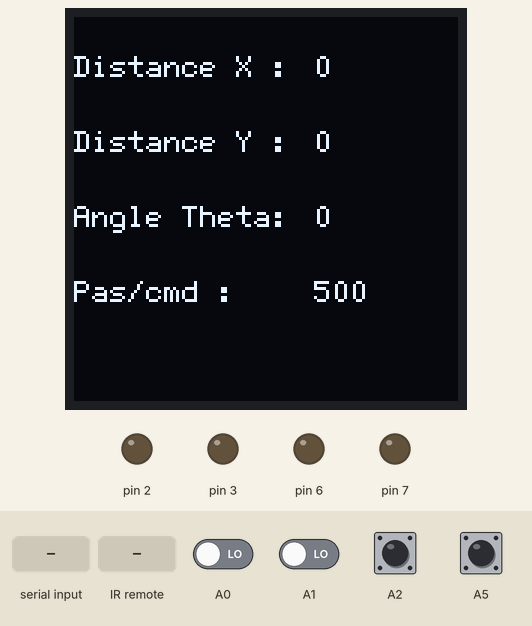
Simulated run of this sketch. Board: Arduino Uno, built with avr-gcc and run on an emulated ATmega328P. On the bench: 128×128 one-colour display, output pins drawn as LEDs (lit = HIGH). Inputs (shaded band) come from the test bench; at power-on: A2, A5 HIGH, A0, A1 LOW. What the sketch prints to the serial monitor is not drawn.

Above: at 1.3 s.
1.4 s: "RESET\n" received over Serial
At 1.52 s:
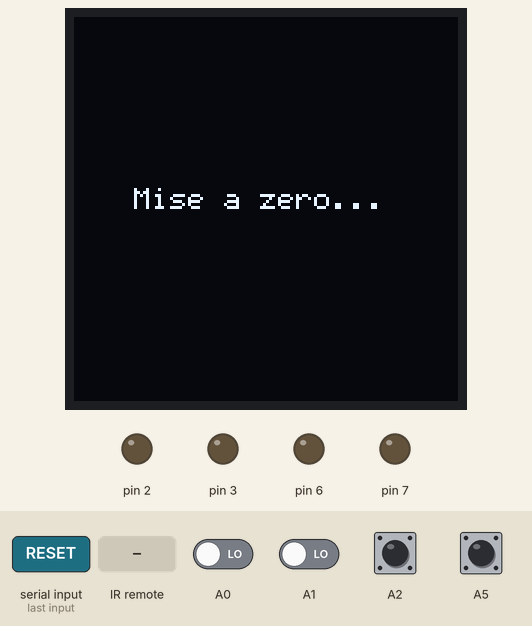
3.0 s: infrared code 0xBC43FF00 received
At 3.6 s:
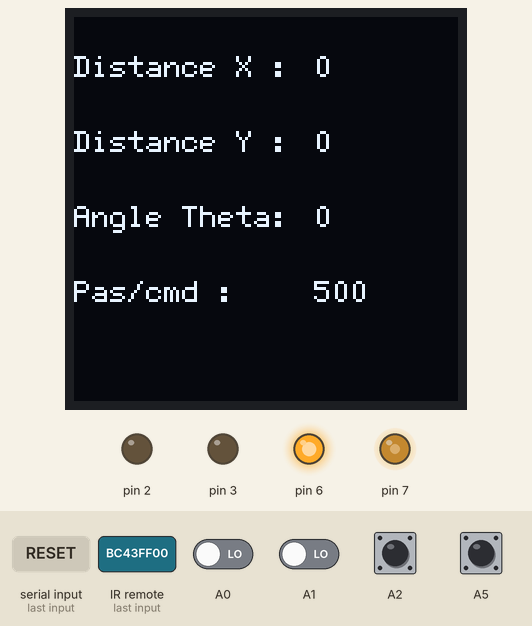
5.2 s: infrared code 0xF30CFF00 received
At 7.7 s:
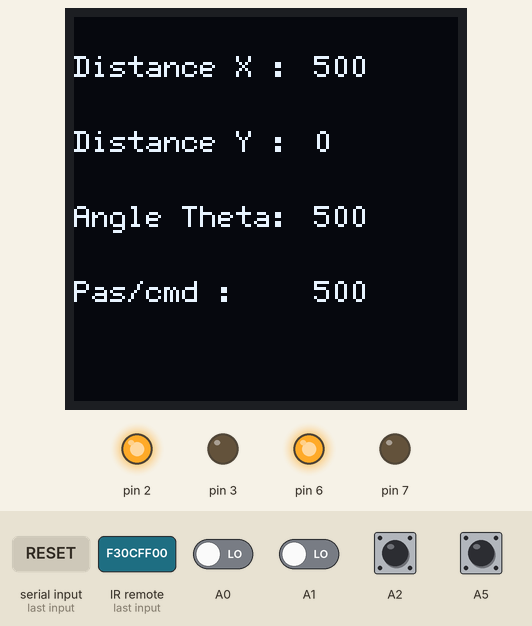
7.9 s: "XP\n" received over Serial
At 10.1 s:
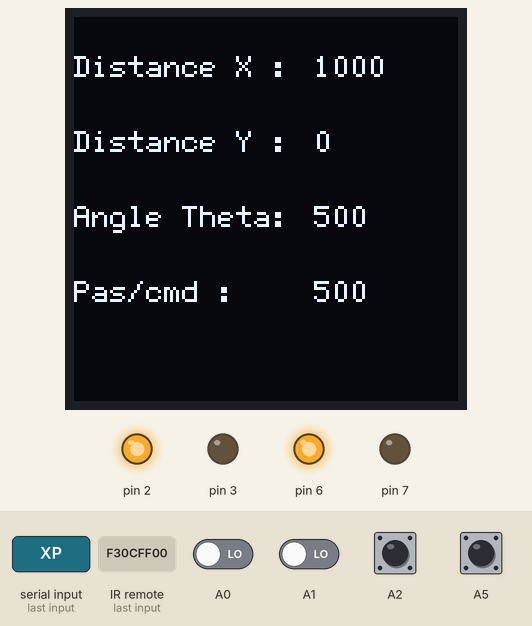
10.5 s: infrared code 0xBB44FF00 received
At 11.5 s:
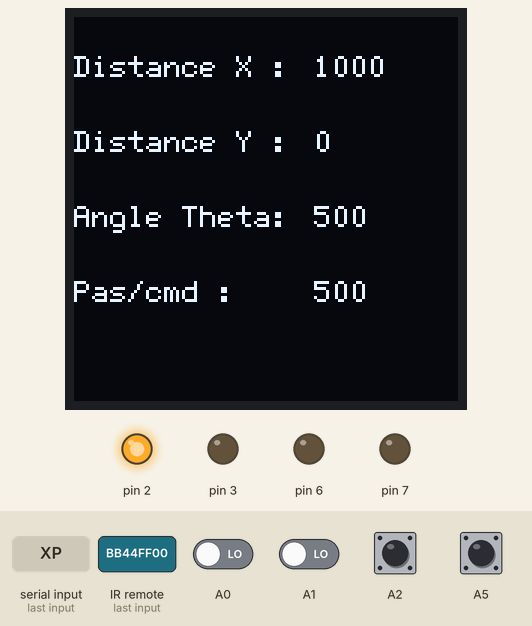
12.0 s: "TP\n" received over Serial
At 13.1 s:
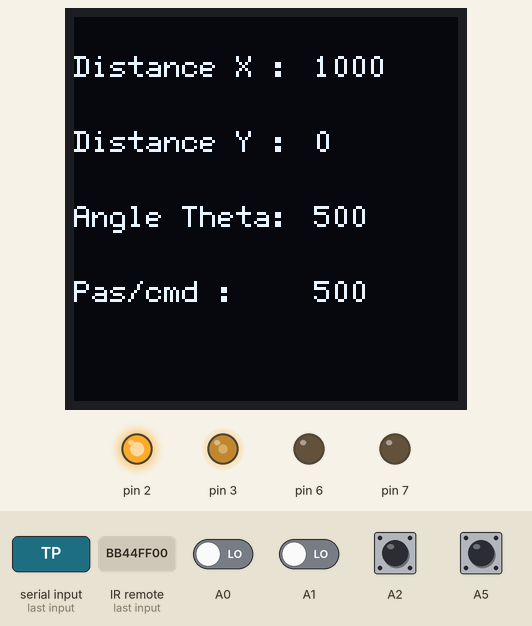
Timing chart, 0 to 15.2 s (numbered marks = the images above; inputs shaded):
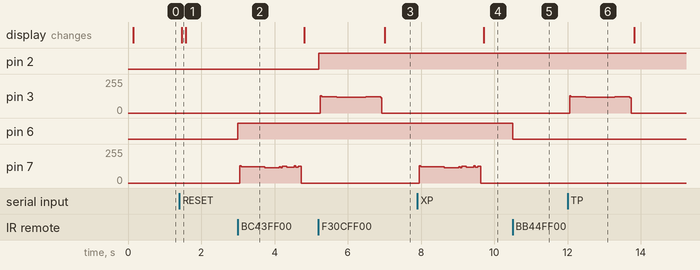

Measured:
- after the input at 1.4 s, the display: changes after 0.06 s (image 1)
- after the input at 3.0 s, pin 6: LOW → HIGH at once
- after the input at 5.2 s, pin 2: LOW → HIGH at once; pin 3: 0/255 → 123/255 after 0.05 s, → 117/255 0.44 s later, → 123/255 0.80 s later, → 0/255 0.40 s later; the display: changes after 1.8 s (image 3)
- after the input at 7.9 s, the display: changes after 1.8 s (image 4)
- after the input at 10.5 s, pin 6: HIGH → LOW at once
- after the input at 12.0 s, pin 3: 0/255 → 123/255 after 0.05 s, → 117/255 0.44 s later, → 123/255 0.80 s later, → 0/255 0.40 s later

The sketch:

PlateformeXYT.ino
```cpp
#include "PlateformeXYT.h"

U8G2_SSD1327_WS_128X128_F_HW_I2C u8g2(U8G2_R0, U8X8_PIN_NONE);

PlateformeXYT plateforme(7, 6, 14, 15, 3, 2, A1, A2, A0, A3, A4, A5, 11, &u8g2);

void setup() {
  plateforme.begin();
}

void loop() {
  plateforme.telecommandeIR();
  plateforme.gererSerial();
}
```

PlateformeXYT.cpp
```cpp
#include "PlateformeXYT.h"
#include <IRremote.hpp>

// ============================================================
//  Constructeur
// ============================================================

PlateformeXYT::PlateformeXYT(int stepX, int dirX, int stepY, int dirY, int stepTheta, int dirTheta,
                              int xlim_m, int xlim_p, int ylim_m, int ylim_p, int tlim_m, int tlim_p,
                              int recvPin, U8G2_SSD1327_WS_128X128_F_HW_I2C* u8g2) {

  this->stepX = stepX;          this->dirX = dirX;
  this->stepY = stepY;          this->dirY = dirY;
  this->stepTheta = stepTheta;  this->dirTheta = dirTheta;

  this->xlim_m = xlim_m;        this->xlim_p = xlim_p;
  this->ylim_m = ylim_m;        this->ylim_p = ylim_p;
  this->tlim_m = tlim_m;        this->tlim_p = tlim_p;

  this->recvPin = recvPin;
  this->u8g2 = u8g2;

  posX = 0;
  posY = 0;
  posTheta = 0;
  longueurDep = 500;
}

// ============================================================
//  Initialisation
// ============================================================

void PlateformeXYT::begin() {
  Serial.begin(115200);

  // Moteurs
  pinMode(stepX, OUTPUT);
  pinMode(dirX, OUTPUT);
  pinMode(stepY, OUTPUT);
  pinMode(dirY, OUTPUT);
  pinMode(stepTheta, OUTPUT);
  pinMode(dirTheta, OUTPUT);

  // Fins de course
  pinMode(xlim_m, INPUT_PULLUP);
  pinMode(xlim_p, INPUT_PULLUP);
  pinMode(ylim_m, INPUT_PULLUP);
  pinMode(ylim_p, INPUT_PULLUP);
  pinMode(tlim_m, INPUT_PULLUP);
  pinMode(tlim_p, INPUT_PULLUP);

  // Écran OLED
  u8g2->setI2CAddress(0x3D * 2);
  u8g2->begin();
  ecranUpdate();

  // Télécommande IR
  IrReceiver.begin(recvPin, ENABLE_LED_FEEDBACK);
}

// ============================================================
//  timeSmoother — profil en cloche avec plateau ET sécurité
// ============================================================

int PlateformeXYT::timeSmoother(int maxDelay, int minDelay, int seuilPlateau, int totalSteps, int currentStep) {
  //Securite pour faibles valeurs
  if (totalSteps <= 100) {
    return maxDelay;
  }

  //Vitesse amortie
  float deltat = PI / (totalSteps + 1);
  float t = deltat * currentStep;
  int delayCalcule = maxDelay - (maxDelay - minDelay) * sin(t);

  //Plateau pour evider la non fluidite du mvt
  if (delayCalcule < seuilPlateau) {
    return seuilPlateau;
  }
  return delayCalcule;
}

// ============================================================
//  ecranUpdate — rafraîchit l'affichage OLED
// ============================================================

void PlateformeXYT::ecranUpdate() {
  u8g2->clearBuffer();
  u8g2->setFont(u8g2_font_6x12_tr);

  u8g2->drawStr(0, 20, "Distance X :");
  u8g2->setCursor(80, 20);
  u8g2->print(posX);

  u8g2->drawStr(0, 45, "Distance Y :");
  u8g2->setCursor(80, 45);
  u8g2->print(posY);

  u8g2->drawStr(0, 70, "Angle Theta:");
  u8g2->setCursor(80, 70);
  u8g2->print(posTheta);

  u8g2->drawStr(0, 95, "Pas/cmd :");
  u8g2->setCursor(80, 95);
  u8g2->print(longueurDep);

  u8g2->sendBuffer();
}

// ============================================================
//  moveMotor — déplace un moteur avec profil de vitesse amorti
//    stepPin   : broche STEP du driver
//    dirPin    : broche DIR du driver
//    limitPin  : fin de course à surveiller
//    direction : true = sens positif, false = sens négatif
// ============================================================

void PlateformeXYT::moveMotor(int stepPin, int dirPin, int limitPin, bool direction) {
  digitalWrite(dirPin, direction ? HIGH : LOW);

  int maxD, minD, seuil;

  if (longueurDep <= 100) {
    maxD = 2000;  minD = 2000;  seuil = 2000;
  } else if (longueurDep <= 300) {
    maxD = 2500;  minD = 1200;  seuil = 1000;
  } else {
    maxD = 3000;  minD = 800;   seuil = 800;
  }

  for (int x = 0; x < longueurDep; x++) {

     // ── Arrêt immédiat si la butée est touchée ──────────────
    if (digitalRead(limitPin) == LOW) {
      return;
    }
    // ── courbe cloche inverse de la vitesse ─────────────────
    // maxD = max courbe cloche inversee
    // seuil = fonction lineaire du plateau
    // minD = min courbe cloche inversee
    int wait = timeSmoother(maxD, minD, seuil, longueurDep, x);
    digitalWrite(stepPin, HIGH);
    delayMicroseconds(wait);
    digitalWrite(stepPin, LOW);
    delayMicroseconds(wait);

    // ── Mise à jour de la position sur l'ecran ──────────────
    if (stepPin == stepX)          direction ? posX++ : posX--;
    else if (stepPin == stepY)     direction ? posY++ : posY--;
    else if (stepPin == stepTheta) direction ? posTheta++ : posTheta--;
  }
}

// ============================================================
//  resetMotor — ramène tous les axes à l'origine (0, 0, 0)
// ============================================================

void PlateformeXYT::resetMotor() {
  int sauvegarde = longueurDep;
  longueurDep = 10000;

  u8g2->clearBuffer();
  u8g2->setFont(u8g2_font_6x12_tr);
  u8g2->drawStr(20, 64, "Mise a zero...");
  u8g2->sendBuffer();

  moveMotor(stepY, dirY, ylim_m, false);
  moveMotor(stepX, dirX, xlim_m, false);

  posX = 0;
  posY = 0;
  posTheta = 0;

  longueurDep = sauvegarde;

  ecranUpdate();
}

// ============================================================
//  Setter pour longueurDep
// ============================================================

void PlateformeXYT::setLongueurDep(int val) {
  longueurDep = val;
}

// ============================================================
//  Gestion des commandes reçues par le PC (liaison Série)
// ============================================================

void PlateformeXYT::gererSerial() {
  if (Serial.available() > 0) {
    String cmd = Serial.readStringUntil('\n');
    cmd.trim();

    if (cmd == "RESET") {
      resetMotor();
      Serial.println("RESET_OK");
    }
    // ---- AJOUT DE LA COMMANDE POS ICI ----
    else if (cmd == "POS") {
      Serial.print("X : "); Serial.print(posX);
      Serial.print(" Y : "); Serial.print(posY);
      Serial.print(" T : "); Serial.println(posTheta);
    }
    // --------------------------------------
    else if (cmd.startsWith("PAS")) {
      int pas = cmd.substring(3).toInt();
      setLongueurDep(pas);
      Serial.println("PAS_OK");
    }
    else if (cmd == "XP") {
      moveMotor(stepX, dirX, xlim_p, true);
      Serial.println("XP_OK");
    }
    else if (cmd == "XM") {
      moveMotor(stepX, dirX, xlim_m, false);
      Serial.println("XM_OK");
    }
    else if (cmd == "YP") {
      moveMotor(stepY, dirY, ylim_p, true);
      Serial.println("YP_OK");
    }
    else if (cmd == "YM") {
      moveMotor(stepY, dirY, ylim_m, false);
      Serial.println("YM_OK");
    }
    else if (cmd == "TP") {
      moveMotor(stepTheta, dirTheta, tlim_p, true);
      Serial.println("TP_OK");
    }
    else if (cmd == "TM") {
      moveMotor(stepTheta, dirTheta, tlim_m, false);
      Serial.println("TM_OK");
    }

    ecranUpdate();
  }
}

// ============================================================
//  Gestion de la télécommande IR
// ============================================================

void PlateformeXYT::telecommandeIR() {
  if (IrReceiver.decode()) {

    Serial.println(IrReceiver.decodedIRData.decodedRawData, HEX);

    switch (IrReceiver.decodedIRData.decodedRawData) {

      // ── Réglage du nombre de pas par commande ─────────────
      case 0xE916FF00: setLongueurDep(1);    break;
      case 0xE619FF00: setLongueurDep(50);   break;
      case 0xF20DFF00: setLongueurDep(150);  break;
      case 0xA15EFF00: setLongueurDep(500);  break;
      case 0xF708FF00: setLongueurDep(2000); break;

      // ── Axe Y ─────────────────────────────────────────────
      case 0xB946FF00: moveMotor(stepY, dirY, ylim_p);        break;
      case 0xEA15FF00: moveMotor(stepY, dirY, ylim_m, false); break;

      // ── Axe X ─────────────────────────────────────────────
      case 0xBC43FF00: moveMotor(stepX, dirX, xlim_p);        break;
      case 0xBB44FF00: moveMotor(stepX, dirX, xlim_m, false); break;

      // ── Axe Theta ─────────────────────────────────────────
      case 0xF30CFF00: moveMotor(stepTheta, dirTheta, tlim_p);        break;
      case 0xE718FF00: moveMotor(stepTheta, dirTheta, tlim_m, false); break;

      // ── Reset vers origine ────────────────────────────────
      case 0xBF40FF00: resetMotor(); break;
    }

    ecranUpdate(); // Rafraîchit l'écran après chaque action
    IrReceiver.resume(); // Prêt pour la prochaine commande IR
  }
}
```

PlateformeXYT.h
```cpp
#ifndef PlateformeXYT_h
#define PlateformeXYT_h

#include <Arduino.h>
#include <U8g2lib.h>

class PlateformeXYT {
  private:
    int stepX, dirX;
    int stepY, dirY;
    int stepTheta, dirTheta;

    int xlim_m, xlim_p;
    int ylim_m, ylim_p;
    int tlim_m, tlim_p;

    int recvPin;

    long posX;
    long posY;
    long posTheta;
    int longueurDep;

    U8G2_SSD1327_WS_128X128_F_HW_I2C* u8g2;

    int timeSmoother(int maxDelay, int minDelay, int seuilPlateau, int totalSteps, int currentStep);

  public:
    PlateformeXYT(int stepX, int dirX, int stepY, int dirY, int stepTheta, int dirTheta,
                  int xlim_m, int xlim_p, int ylim_m, int ylim_p, int tlim_m, int tlim_p,
                  int recvPin, U8G2_SSD1327_WS_128X128_F_HW_I2C* u8g2);

    void begin();
    void ecranUpdate();
    void moveMotor(int stepPin, int dirPin, int limitPin, bool direction = true);
    void resetMotor();
    void setLongueurDep(int val);
    void telecommandeIR();
    void gererSerial();
};

#endif
```
